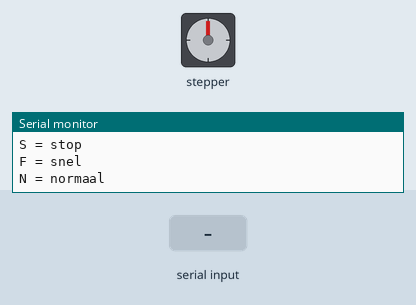
The sketch below on a simulated Arduino Uno, built with avr-gcc and run on an emulated ATmega328P. Shown: stepper motor, the last lines printed to the serial monitor. Wiring (inferred from the names in the program): stepper motor driver (200 steps per turn assumed): step pin 12; direction pin 14; enable pin 13. Inputs (shaded band) come from the test bench.

Above: at 1.2 s.
1.3 s: "U" received over Serial
At 1.75 s:
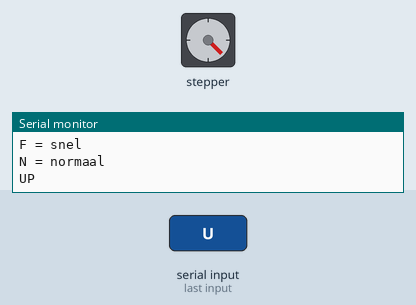
At 2.35 s:
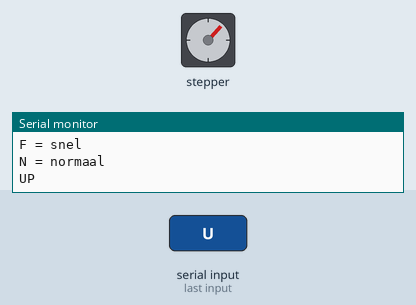
4.3 s: "F" received over Serial
At 4.75 s:
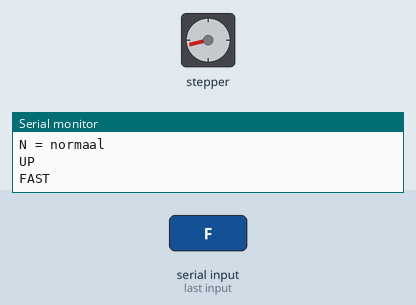
7.3 s: "N" received over Serial
10.3 s: "f" received over Serial
Timing chart, 0 to 17.3 s (numbered marks = the images above; inputs shaded):
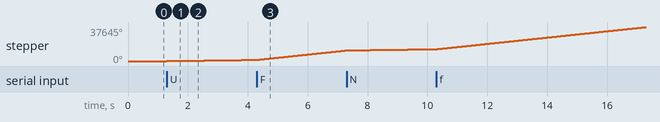

The sketch:

zstage.ino
```cpp
/*
  openUC2 V2 - continue Z-besturing

  U = omhoog
  D = omlaag
  S = stop
  F = snel
  N = normaal
*/

const int Z_DIR_PIN  = 14;
const int Z_STEP_PIN = 12;
const int ENABLE_PIN = 13;

// lager = sneller
const unsigned long NORMAL_INTERVAL_US = 2000;
const unsigned long FAST_INTERVAL_US   = 250;

unsigned long stepInterval = NORMAL_INTERVAL_US;

bool moving = false;
bool stepState = false;

unsigned long lastStepTime = 0;

void setup() {
  Serial.begin(115200);

  pinMode(Z_DIR_PIN, OUTPUT);
  pinMode(Z_STEP_PIN, OUTPUT);
  pinMode(ENABLE_PIN, OUTPUT);

  digitalWrite(Z_STEP_PIN, LOW);

  // driver inschakelen
  digitalWrite(ENABLE_PIN, LOW);

  Serial.println("Z-STAGE READY");
  Serial.println("U = omhoog");
  Serial.println("D = omlaag");
  Serial.println("S = stop");
  Serial.println("F = snel");
  Serial.println("N = normaal");
}

void loop() {

  // COMMANDO ONTVANGEN
  while (Serial.available() > 0) {

    char command = Serial.read();

    if (command == 'U' || command == 'u') {

      digitalWrite(Z_DIR_PIN, HIGH);
      moving = true;

      Serial.println("UP");
    }

    else if (command == 'D' || command == 'd') {

      digitalWrite(Z_DIR_PIN, LOW);
      moving = true;

      Serial.println("DOWN");
    }

    else if (command == 'S' || command == 's') {

      moving = false;
      digitalWrite(Z_STEP_PIN, LOW);
      stepState = false;

      Serial.println("STOP");
    }

    else if (command == 'F' || command == 'f') {

      stepInterval = FAST_INTERVAL_US;

      Serial.println("FAST");
    }

    else if (command == 'N' || command == 'n') {

      stepInterval = NORMAL_INTERVAL_US;

      Serial.println("NORMAL");
    }
  }


  // MOTOR LATEN DRAAIEN
  if (moving) {

    unsigned long now = micros();

    if (now - lastStepTime >= stepInterval) {

      lastStepTime = now;

      stepState = !stepState;

      digitalWrite(Z_STEP_PIN, stepState);
    }
  }
}
```

Measured:
- after the input at 1.3 s, stepper: keeps turning clockwise at about 446°/s, starting at once
